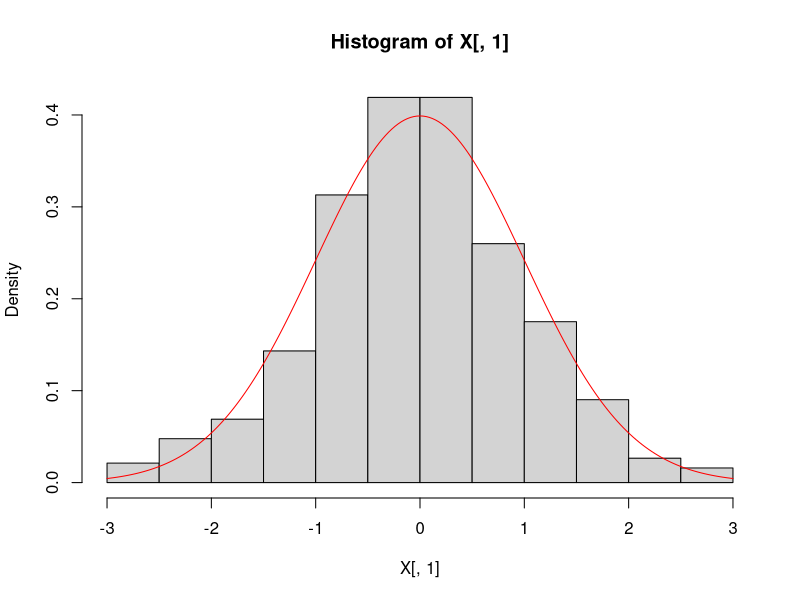

The R script that drew this image:
library(timeSeries)


### Name: scale
### Title: scale
### Keywords: chron

### ** Examples
   
## Load Series:
   x <- 100* LPP2005REC[, c("SBI", "SPI")]
   
## Scale and Center -
   X <- scale(x)
   hist(X[, 1], prob=TRUE)
   s <- seq(-3, 3, length=201)
   lines(s, dnorm(s), col="red")  
